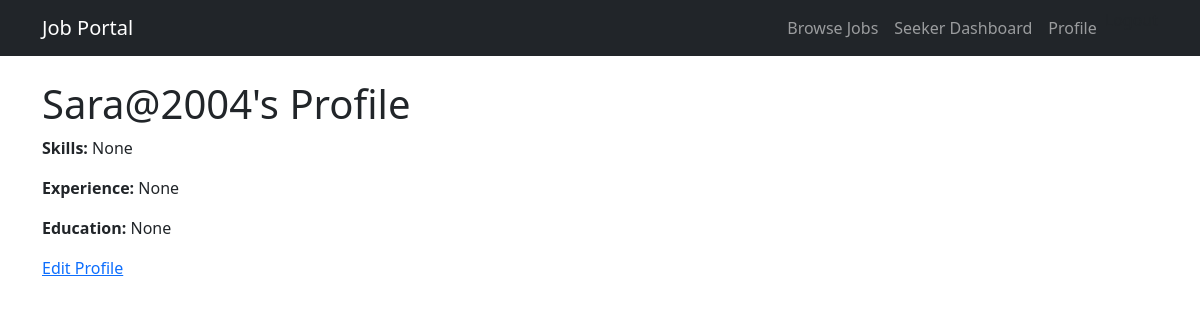
/profile/ (signed in), run on the app's committed database.
### jobs/models.py (models this page shows, shortened)
class User(AbstractUser):
    is_employer = models.BooleanField(default=False)
    is_seeker = models.BooleanField(default=False)

class SeekerProfile(models.Model):
    user = models.OneToOneField(User, on_delete=models.CASCADE, related_name="seeker_profile")
    skills = models.TextField(blank=True, null=True)
    resume = models.FileField(upload_to='resumes/', blank=True, null=True)
    experience = models.TextField(blank=True, null=True)
    education = models.TextField(blank=True, null=True)

### jobs/views.py (the view)
# urls.py: path('profile/', views.profile_view, name='profile_view'),
@login_required
def profile_view(request):
    if request.user.is_seeker:
        profile, created = SeekerProfile.objects.get_or_create(user=request.user)
        template_name = 'jobs/seeker_profile.html'
    elif request.user.is_employer:
        profile, created = EmployerProfile.objects.get_or_create(user=request.user)
        template_name = 'jobs/employer_profile.html'
    else:
        return redirect('job_list')
    return render(request, template_name, {'profile': profile})

### jobs/templates/jobs/seeker_profile.html
{% extends 'jobs/base.html' %}
{% block content %}
    <h1>{{ user.username }}'s Profile</h1>
    <p><strong>Skills:</strong> {{ profile.skills }}</p>
    <p><strong>Experience:</strong> {{ profile.experience }}</p>
    <p><strong>Education:</strong> {{ profile.education }}</p>
    <a href="{% url 'profile_edit_view' %}">Edit Profile</a>
{% endblock %}

### data on the page
User: username "Sara@2004"
SeekerProfile: skills "None", experience "None", education "None"
